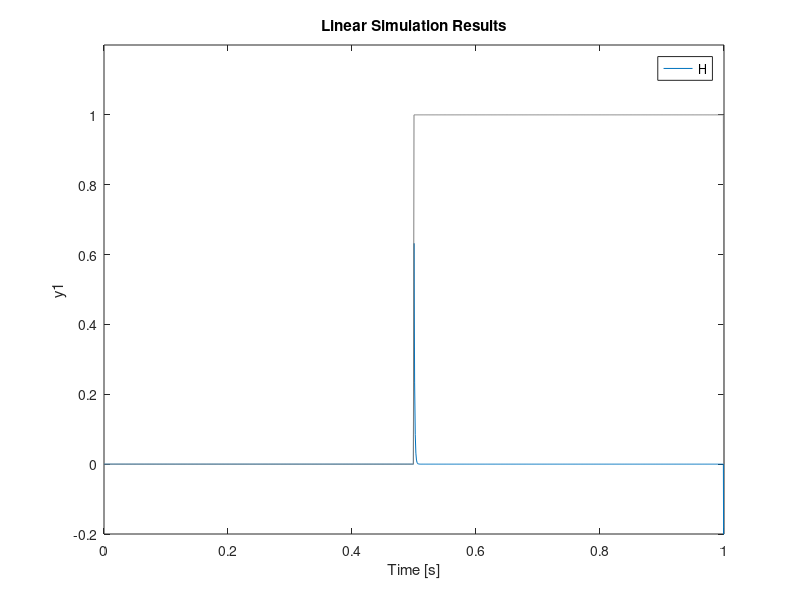

Reproduce this figure in MATLAB.
% Dado o filtro RL abaixo e sua FT determine a resposta do degrau unitario
% usando step() e lsim()

%           R
%     --| --/\/\/\----     ---
%     |              |      |
% V -----            //     |
%    ---             \\ L   | VL
%     |              |      |
%     ----------------     ---

% R = 10 ohms
% L = 10 mH

% FT(s) = (V_L(s))/(V(s)) = ((L/R)s)/(1+(L/R)s)

function func_transferencia()

R = 10
L = 10e-3

H = tf([L/R 0] , [L/R 1])
step(H)

% Valores 1, 1, 0.001: é os pontos e o passo para poder formar a onda
% quadrada
[u, t] = gensig('square', 1, 1, 0.001);
lsim(H, u, t)
axis([0 1 -0.2 1.2])
grid

end